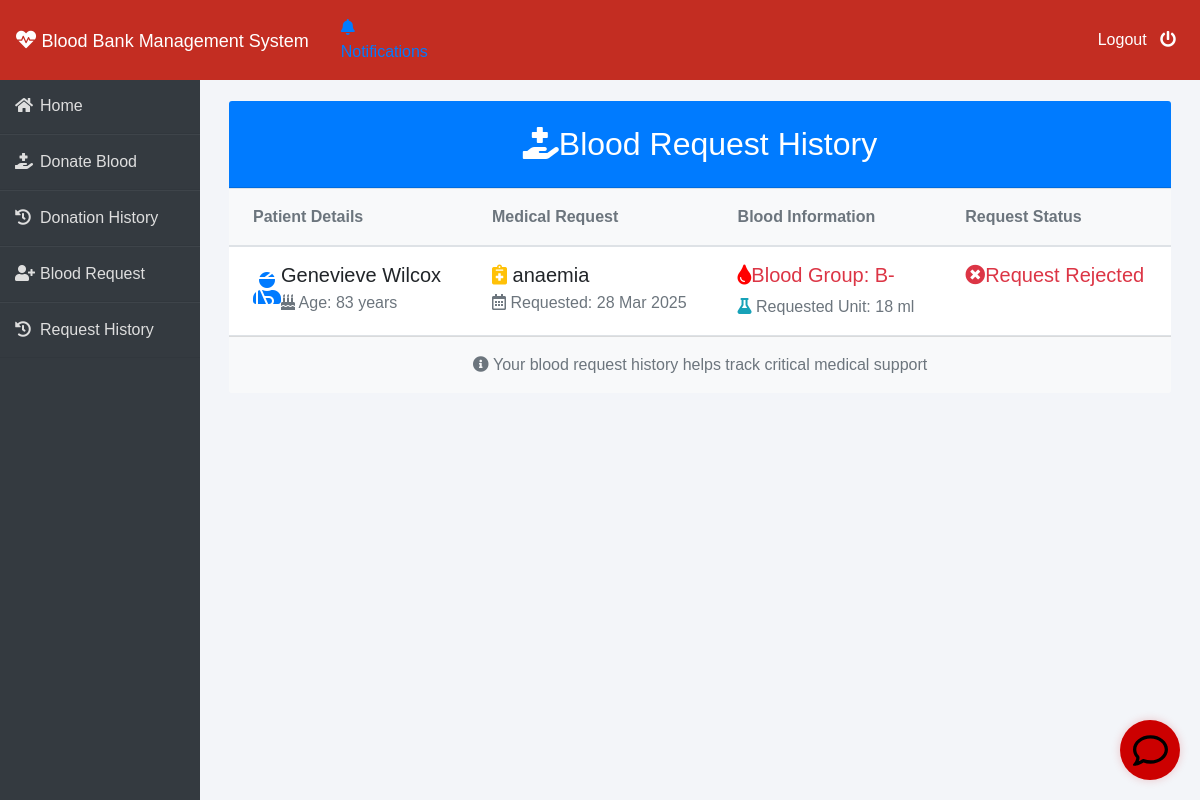
The app's page /donor/request-history (signed in) with its own data.
### blood/models.py (models this page shows, shortened)
class BloodRequest(models.Model):
    request_by_patient=models.ForeignKey(pmodels.Patient,null=True,on_delete=models.CASCADE)
    request_by_donor=models.ForeignKey(dmodels.Donor,null=True,on_delete=models.CASCADE)
    patient_name=models.CharField(max_length=30)
    patient_age=models.PositiveIntegerField()
    reason=models.CharField(max_length=500)
    bloodgroup=models.CharField(max_length=10)
    unit=models.PositiveIntegerField(default=0)
    is_urgent = models.BooleanField(default=False)
    status = models.CharField(max_length=20, default="PENDING",
                             choices=(('PENDING', 'Pending'), ('APPROVED', 'Approved'), ('REJECTED', 'Rejected')))
    date=models.DateField(auto_now=True)

### donor/views.py (the view)
# urls.py: path('request-history', views.request_history_view,name='request-history'),
def request_history_view(request):
    donor= models.Donor.objects.get(user_id=request.user.id)
    blood_request=bmodels.BloodRequest.objects.all().filter(request_by_donor=donor)
    return render(request,'donor/request_history.html',{'blood_request':blood_request})

### templates/donor/request_history.html (shortened to what this page needs)
{% extends 'donor/donorbase.html' %}
{% block content %}
{% load widget_tweaks %}
{%load static%}
<div class="container-fluid px-4 py-5">
    <div class="row">
        <div class="col-12">
            <div class="card border-0 shadow-lg">
                <div class="card-header bg-primary text-white py-4">
                    <h2 class="text-center mb-0">
                        <i class="fas fa-hand-holding-medical me-3"></i>Blood Request History
                    </h2>
                </div>
                {% if blood_request %}
                <div class="card-body p-0">
                    <div class="table-responsive">
                        <table class="table table-borderless table-hover mb-0">
                            <thead class="bg-light">
                                <tr>
                                    <th class="px-4 py-3 text-muted">Patient Details</th>
                                    <th class="px-4 py-3 text-muted">Medical Request</th>
                                    <th class="px-4 py-3 text-muted">Blood Information</th>
                                    <th class="px-4 py-3 text-muted">Request Status</th>
                                </tr>
                            </thead>
                            <tbody>
                                {% for request in blood_request %}
                                <tr class="border-bottom">
                                    <td class="px-4 py-3">
                                        <div class="d-flex align-items-center">
                                            <div class="icon-stack me-3">
                                                <i class="fas fa-user-injured fa-2x text-primary"></i>
                                            </div>
                                            <div>
                                                <h5 class="mb-1">{{request.patient_name}}</h5>
                                                <p class="text-muted mb-0">
                                                    <i class="fas fa-birthday-cake me-2"></i>
                                                    Age: {{request.patient_age}} years
                                                </p>
                                            </div>
                                        </div>
                                    </td>
                                    <td class="px-4 py-3">
                                        <h5 class="mb-1">
                                            <i class="fas fa-notes-medical me-2 text-warning"></i>
                                            {{request.reason}}
                                        </h5>
                                        <p class="text-muted mb-0">
                                            <i class="far fa-calendar-alt me-2"></i>
                                            Requested: {{request.date|date:"d M Y"}}
                                        </p>
                                    </td>
                                    <td class="px-4 py-3">
                                        <div class="d-flex flex-column">
                                            <h5 class="mb-2">
                                                <span class="text-danger">
                                                    <i class="fas fa-tint me-2"></i>Blood Group: {{request.bloodgroup}}
                                                </span>
                                            </h5>
                                            <p class="text-muted mb-0">
                                                <i class="fas fa-flask me-2 text-info"></i>
                                                Requested Unit: {{request.unit}} ml
                                            </p>
                                        </div>
                                    </td>
                                    <td class="px-4 py-3">
                                        <div class="d-flex flex-column">
                                            <h5 class="mb-2">
                                                {% if request.status == 'Approved' %}
                                                    <span class="text-success">
                                                        <i class="fas fa-check-circle me-2"></i>Request Approved
                                                    </span>
                                                {% elif request.status == 'Rejected' %}
                                                    <span class="text-danger">
                                                        <i class="fas fa-times-circle me-2"></i>Request Rejected
                                                    </span>
                                                {% else %}
                                                    <span class="text-warning">
                                                        <i class="fas fa-spinner me-2"></i>Pending Review
                                                    </span>
                                                {% endif %}
                                            </h5>
                                        </div>
                                    </td>
                                </tr>
                                {% endfor %}
                            </tbody>
                        </table>
                    </div>
                </div>
                {% endif %}
                <div class="card-footer bg-light py-3 text-center">
                    <p class="text-muted mb-0">
                        <i class="fas fa-info-circle me-2"></i>
                        Your blood request history helps track critical medical support
                    </p>
                </div>
            </div>
        </div>
    </div>
</div>
{% endblock content %}

### templates/donor/donorbase.html (style rules this page uses)
.row { padding: 5px; }
.fa-tint { color: red; }
* { margin: 0; padding: 0; box-sizing: border-box; list-style: none; text-decoration: none; font-family: 'Josefin Sans', sans-serif; }
body { background-color: #f3f5f9; }

### templates/blood/chat_widget.html (style rules this page uses)
:root { --chat-icon-size: 60px; --chat-icon-bg-color: #cc0000; --chat-icon-shadow: rgba(204, 0, 0, 0.2); --chat-container-width: 360px; --chat-header-bg-color: #cc0000; --chat-header-color: white; --chat-messages-bg-color: #f0f0f0; --chat-input-border-color: #ddd; --chat-send-button-bg-color: #cc0000; --chat-send-button-hover-bg-color: #b30000; --typing-indicator-color: #ccc; }

### records on screen
BloodRequest: patient_name "Genevieve Wilcox", patient_age "83", reason "anaemia", date "28 Mar 2025", bloodgroup "B-", unit "18", status "Rejected" (drawn)
